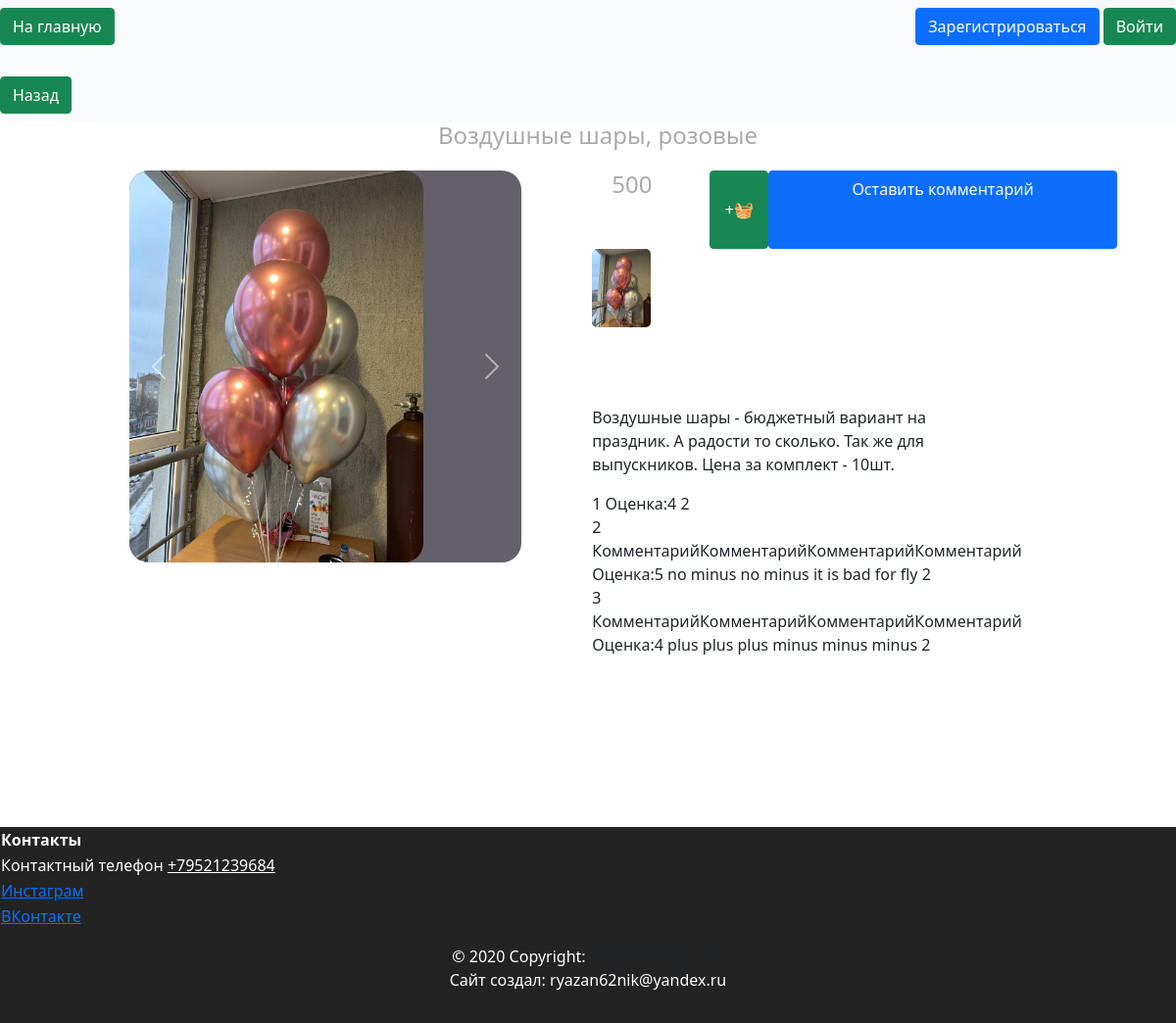
The page /show_product/2/4 on the database its author committed.
### data/products_group.py (models this page shows, shortened)
class ProductGroup(SqlAlchemyBase, SerializerMixin):
    __tablename__ = 'product_group'
    id = sqlalchemy.Column(sqlalchemy.Integer,
                           primary_key=True, autoincrement=True)
    title = sqlalchemy.Column(sqlalchemy.String, nullable=True)
    description = sqlalchemy.Column(sqlalchemy.String, nullable=True)
    type = sqlalchemy.Column(sqlalchemy.Integer, sqlalchemy.ForeignKey("types.id"))
    type_relation = orm.relationship('Types')
    products = orm.relationship("Products", back_populates='product_group')
    comments = orm.relationship("Comments", back_populates='product_group')

### data/products.py (models this page shows, shortened)
class Products(SqlAlchemyBase, SerializerMixin):
    __tablename__ = 'products'
    id = sqlalchemy.Column(sqlalchemy.Integer,
                           primary_key=True, autoincrement=True)
    color = sqlalchemy.Column(sqlalchemy.String, nullable=True)
    sale = sqlalchemy.Column(sqlalchemy.Integer, nullable=True)
    cost = sqlalchemy.Column(sqlalchemy.Integer)
    remains = sqlalchemy.Column(sqlalchemy.Integer, nullable=True)
    img = sqlalchemy.Column(sqlalchemy.String, default='0_0_0_none.jpg')
    product_group_id = sqlalchemy.Column(sqlalchemy.Integer, sqlalchemy.ForeignKey("product_group.id"))
    product_group = orm.relationship('ProductGroup')
    category = orm.relationship("Category",
                                secondary="products_to_category",
                                backref="products")
    def get_img(self):
        return self.img.split(', ')

### data/comments.py (models this page shows, shortened)
class Comments(SqlAlchemyBase, SerializerMixin):
    __tablename__ = 'comments'
    id = sqlalchemy.Column(sqlalchemy.Integer,
                           primary_key=True, autoincrement=True)
    content = sqlalchemy.Column(sqlalchemy.String, nullable=True)
    plus = sqlalchemy.Column(sqlalchemy.String, nullable=True)
    minus = sqlalchemy.Column(sqlalchemy.String, nullable=True)
    mark = sqlalchemy.Column(sqlalchemy.Integer, nullable=True)
    product_group_id = sqlalchemy.Column(sqlalchemy.Integer, sqlalchemy.ForeignKey("product_group.id"))
    product_group = orm.relationship('ProductGroup')
    user_id = sqlalchemy.Column(sqlalchemy.Integer, sqlalchemy.ForeignKey("users.id"))
    user = orm.relationship('User')
    def show_data(self):
        return f'{self.id}\n{self.content}\tОценка:{self.mark}\t{self.plus}\n{self.minus}\n{self.product_group_id}'

### server.py (the view)
@app.route('/show_product/<int:product_group_id>/<int:product_id>', methods=['GET', 'POST'])
def show_product(product_group_id, product_id):
    db_sess = db_session.create_session()
    product_group = db_sess.query(ProductGroup).filter(ProductGroup.id == product_group_id).first()
    product = db_sess.query(Products).filter(Products.id == product_id).first()
    return render_template('pages/show_product.html', title='product', product=product, product_group=product_group)

### data/db_session.py (called while the page is built)
def create_session() -> Session:
    global __factory
    return __factory()

### templates/pages/show_product.html (shortened to what this page needs)
{% extends "base.html" %}
{% block content %}
<nav class="navbar navbar-light bg-light title-width">
    <a href="#" onclick="window.history.back()" class="btn btn-success"> Назад </a>
</nav>
<div class="show-product">
    <div class="show-product-title">
        <h4>{{product.product_group.title}}, {{product.color}}</h4>
    </div>
    <div class="show-product-img-place">
        {% if product.get_img()[0]%}
        <div id="carousel{{product.id}}" class="carousel slide" data-bs-ride="false">
            <div class="carousel-inner">
                <div class="carousel-item active">
                    <img class="d-block show-product-img" src="/static/img/products/{{product.get_img()[0]}}"
                         alt="{{product.get_img()[0]}}">
                </div>
            </div>
            <a class="carousel-control-prev" href="#carousel{{product.id}}" role="button" data-slide="prev">
                <span class="carousel-control-prev-icon" aria-hidden="true"></span>
            </a>
            <a class="carousel-control-next" href="#carousel{{product.id}}" role="button" data-slide="next">
                <span class="carousel-control-next-icon" aria-hidden="true"></span>
            </a>
        </div>
        {%else%}
        <img class="show-product-img" src="/static/img/products/none.jpg"
             alt="/static/img/products/{{product.get_img()[0]}}"/>
        {%endif%}
    </div>
    <div class="show-product-text-place">
        <div class="show-product-sub">
            <div><h4>{{product.cost}}</h4></div>
            <button class="btn btn-success"
                    onclick="addToBasket('{{ product.id }}'{% if current_user.is_authenticated %}, '{{current_user.id}}' {%endif%});">
                +🧺
            </button>
            <a href="/comment_product/{{product_group.id}}/{{ product.id }}" class="btn btn-primary">Оставить
                комментарий</a>
        </div>
        <div class="show-product-colors">
            {%for product_color in product_group.products%}
            <a href="/show_product/{{product_group.id}}/{{product_color.id}}">
                <img class="d-block show-product-little-img"
                     src="/static/img/products/{{product_color.get_img()[0]}}"
                     alt="{{product.color}}">
            </a>
            {%endfor%}
        </div>
        <div class="show-product-description">
            <div><p>{{product_group.description}}</p></div>
            <div>
                {%for comment in product_group.comments%}
                <div>{{comment.show_data()}}</div>
                {%endfor%}
            </div>
        </div>
    </div>
</div>
{% endblock %}

### static/css/header.css (style rules this page uses)
:root { --main-color: #0179FA; --second-color: white; }

### static/css/footer.css (style rules this page uses)
:root { --main-color: #111111; --second-color: white; }

### static/css/style.css (style rules this page uses)
:root { --main-color: #0179FA; --second-color: #ffffff; --thirdly_color: #629ee3; }
body { background-color: var(--second-color); }

### static/css/mystyle.css (style rules this page uses)
html { --firstly-color: white; --secondary-color: rgba(91, 82, 212, 0.837); --thirdly-color: rgb(99, 96, 105); --fourly-color: rgb(144, 182, 242); --black: rgb(35, 35, 35); --dark-blue: #12191D; --white: #FFFFFF; --green: #33FF00; --caribbean: #00E197; --light-green: #8EEF8C; --turquoise: #12EEFF; --pink: #F053D5; --red: #FE785A; --gray-900: #0C1114; --gray-700: #242A2C; --gray-650: #495257; --gray-600: #424B4F; --gray-500: #495257; --gray-300: #8D979E; --gray-200: #ACB4B9; --gray-150: #AEB6BB; --gray-100: #EEF1F3; --gray-50: #F6F8F9; --framing: black; --text-color: white; }
h4 { padding-left: 20px; color: #aaaaaa; }
.title-width { min-width: 100%; }
body { margin: 0; padding: 0; text-align: center; }
.show-product { width: 90vw; height: 90vh; margin: auto; display: grid; grid-template-columns: auto auto; grid-template-rows: 50px auto; gap:10; grid-auto-flow: column; }
.show-product-title { grid-column: 1 / -1; grid-row: 1; margin-right:auto; margin-left:auto; }
.show-product-img-place { grid-column: 1; grid-row: 2; width: 50vh; height: 50vh; background-color: var(--thirdly-color); border-radius: 20px; margin-right:auto; margin-left:auto; }
.show-product-img { height: 50vh; border-radius: 20px; object-fit: cover; }
.show-product-text-place { display: grid; grid-template-rows: 10vh 20vh auto; gap:10; }
.show-product-sub { display: grid; grid-template-columns: 10vw 5vw; gap:10; grid-auto-flow: column; }
.show-product-colors { display: grid; gap:10px; grid-auto-flow: column; justify-items: start; }
.show-product-little-img { height: 10vh; border-radius: 5px; object-fit: cover; }
.show-product-description { max-width: 30vw; }

### rows shown on the page
ProductGroup: product_group "Воздушные шары", description "Воздушные шары - бюджетный вариант на праздник. А радости то сколько. Так же для выпускников. Цена за комплект - 10шт."
Products: color "розовые", cost "500"
Comments: show_data "1 Оценка:4 2"
Comments: show_data "2 КомментарийКомментарийКомментарийКомментарий Оценка:5 no minus no minus it is bad for fly 2"
Comments: show_data "3 КомментарийКомментарийКомментарийКомментарий Оценка:4 plus plus plus minus minus minus 2"
